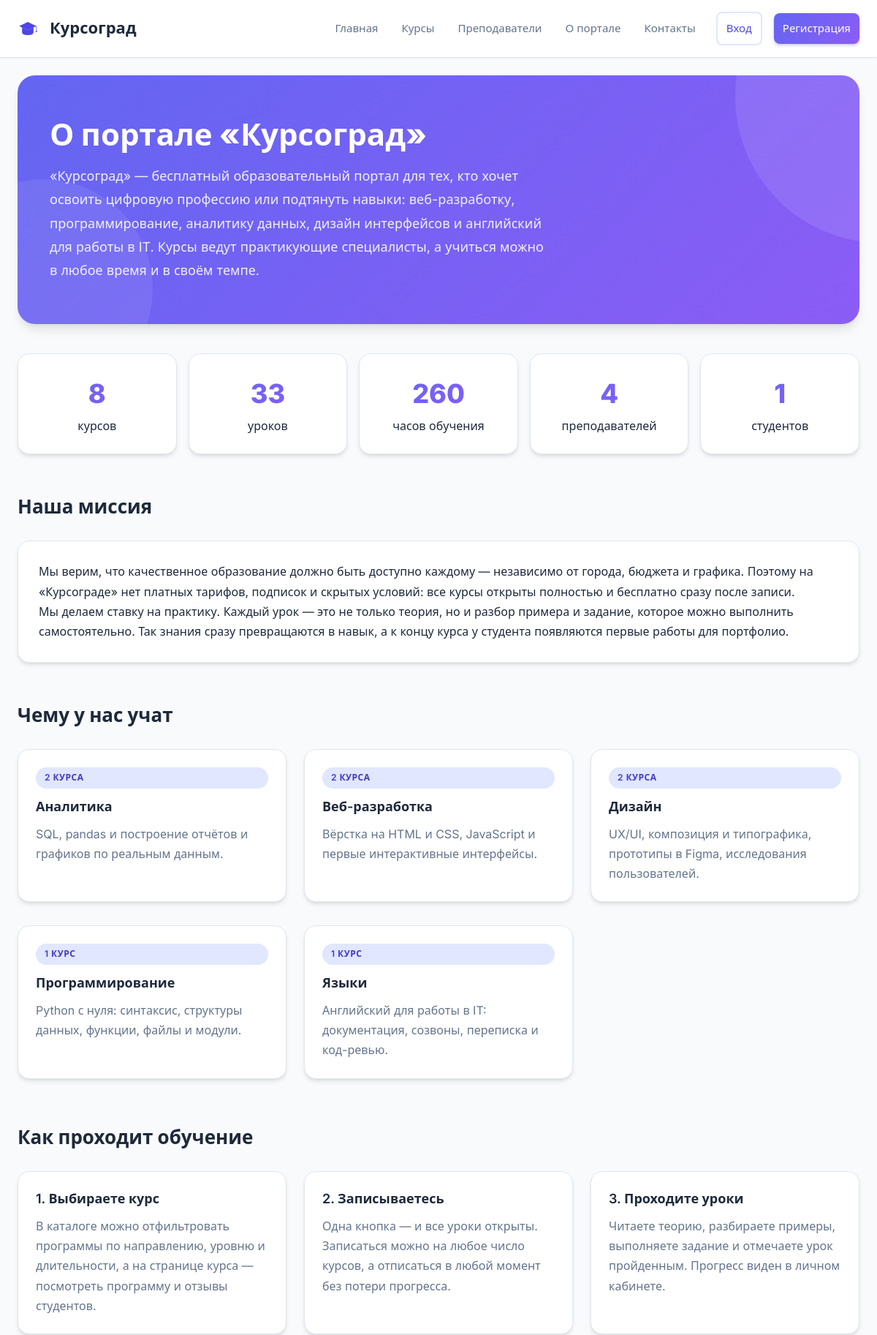
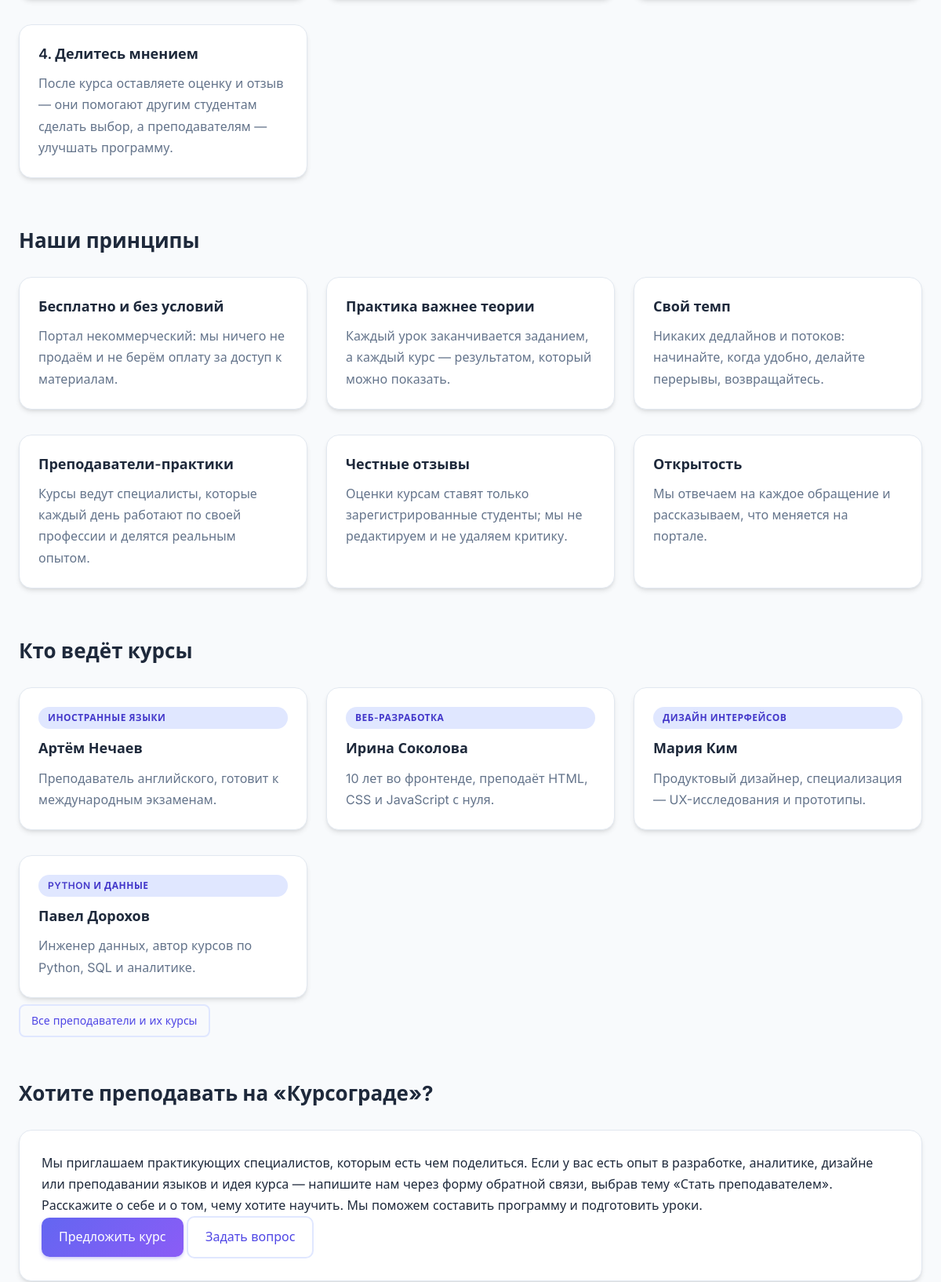
/about (upper part), run on the app's committed database (2 pictures, top to bottom).
### tables this page shows
CREATE TABLE teachers (
    id     INTEGER PRIMARY KEY AUTOINCREMENT,
    name   TEXT NOT NULL,
    role   TEXT NOT NULL,
    bio    TEXT DEFAULT ''
);

### app.py (the view)
@app.route("/about")
def about():
    db = get_db()
    stats = {
        "students": db.execute("SELECT COUNT(*) c FROM users").fetchone()["c"],
        "courses": db.execute("SELECT COUNT(*) c FROM courses").fetchone()["c"],
        "lessons": db.execute("SELECT COUNT(*) c FROM lessons").fetchone()["c"],
        "teachers": db.execute("SELECT COUNT(*) c FROM teachers").fetchone()["c"],
        "hours": db.execute("SELECT COALESCE(SUM(hours),0) c FROM courses").fetchone()["c"],
    }
    categories = db.execute(
        "SELECT category, COUNT(*) n FROM courses GROUP BY category ORDER BY category"
    ).fetchall()
    teachers = db.execute("SELECT * FROM teachers ORDER BY name").fetchall()
    return render_template("about.html", stats=stats, categories=categories,
                           teachers=teachers, notes=CATEGORY_NOTES)

### app.py (called while the page is built)
def get_db():
    if "db" not in g:
        os.makedirs(os.path.dirname(DB_PATH), exist_ok=True)
        g.db = sqlite3.connect(DB_PATH)
        g.db.row_factory = sqlite3.Row
        g.db.execute("PRAGMA foreign_keys = ON")
    return g.db

@app.context_processor
def inject_user():
    user = None
    uid = session.get("user_id")
    if uid:
        user = get_db().execute("SELECT * FROM users WHERE id=?", (uid,)).fetchone()
    return {"current_user": user, "year_now": datetime.now().year}

### templates/about.html (shortened to what this page needs)
{% extends "base.html" %}
{% block content %}
<section class="hero">
  <h1>О портале «Курсоград»</h1>
  <p>«Курсоград» — бесплатный образовательный портал для тех, кто хочет освоить
     цифровую профессию или подтянуть навыки: веб-разработку, программирование,
     аналитику данных, дизайн интерфейсов и английский для работы в IT.
     Курсы ведут практикующие специалисты, а учиться можно в любое время и в
     своём темпе.</p>
</section>
<div class="stats">
  <div class="stat"><b>{{ stats.courses }}</b>курсов</div>
  <div class="stat"><b>{{ stats.lessons }}</b>уроков</div>
  <div class="stat"><b>{{ stats.hours }}</b>часов обучения</div>
  <div class="stat"><b>{{ stats.teachers }}</b>преподавателей</div>
  <div class="stat"><b>{{ stats.students }}</b>студентов</div>
</div>
<h2>Наша миссия</h2>
<div class="panel">
  <p>Мы верим, что качественное образование должно быть доступно каждому —
     независимо от города, бюджета и графика. Поэтому на «Курсограде» нет платных
     тарифов, подписок и скрытых условий: все курсы открыты полностью и
     бесплатно сразу после записи.</p>
  <p>Мы делаем ставку на практику. Каждый урок — это не только теория, но и
     разбор примера и задание, которое можно выполнить самостоятельно.
     Так знания сразу превращаются в навык, а к концу курса у студента
     появляются первые работы для портфолио.</p>
</div>
<h2>Чему у нас учат</h2>
<div class="grid">
  {% for c in categories %}
    <div class="card">
      <span class="tag">{{ c.n }} {{ 'курс' if c.n == 1 else ('курса' if c.n < 5 else 'курсов') }}</span>
      <h3><a href="{{ url_for('courses', category=c.category) }}">{{ c.category }}</a></h3>
      <p class="muted">{{ notes.get(c.category, '') }}</p>
    </div>
  {% endfor %}
</div>
<h2>Как проходит обучение</h2>
<div class="grid">
  <div class="card"><h3>1. Выбираете курс</h3>
    <p class="muted">В каталоге можно отфильтровать программы по направлению,
       уровню и длительности, а на странице курса — посмотреть программу и
       отзывы студентов.</p></div>
  <div class="card"><h3>2. Записываетесь</h3>
    <p class="muted">Одна кнопка — и все уроки открыты. Записаться можно
       на любое число курсов, а отписаться в любой момент без потери прогресса.</p></div>
  <div class="card"><h3>3. Проходите уроки</h3>
    <p class="muted">Читаете теорию, разбираете примеры, выполняете задание
       и отмечаете урок пройденным. Прогресс виден в личном кабинете.</p></div>
  <div class="card"><h3>4. Делитесь мнением</h3>
    <p class="muted">После курса оставляете оценку и отзыв — они помогают другим
       студентам сделать выбор, а преподавателям — улучшать программу.</p></div>
</div>
<h2>Наши принципы</h2>
<div class="grid">
  <div class="card"><h3>Бесплатно и без условий</h3>
    <p class="muted">Портал некоммерческий: мы ничего не продаём и не берём
       оплату за доступ к материалам.</p></div>
  <div class="card"><h3>Практика важнее теории</h3>
    <p class="muted">Каждый урок заканчивается заданием, а каждый курс —
       результатом, который можно показать.</p></div>
  <div class="card"><h3>Свой темп</h3>
    <p class="muted">Никаких дедлайнов и потоков: начинайте, когда удобно,
       делайте перерывы, возвращайтесь.</p></div>
  <div class="card"><h3>Преподаватели-практики</h3>
    <p class="muted">Курсы ведут специалисты, которые каждый день работают
       по своей профессии и делятся реальным опытом.</p></div>
  <div class="card"><h3>Честные отзывы</h3>
    <p class="muted">Оценки курсам ставят только зарегистрированные студенты;
       мы не редактируем и не удаляем критику.</p></div>
  <div class="card"><h3>Открытость</h3>
    <p class="muted">Мы отвечаем на каждое обращение и рассказываем, что
       меняется на портале.</p></div>
</div>
<h2>Кто ведёт курсы</h2>
<div class="grid">
  {% for t in teachers %}
    <div class="card">
      <span class="tag">{{ t.role }}</span>
      <h3>{{ t.name }}</h3>
      <p class="muted">{{ t.bio }}</p>
    </div>
  {% endfor %}
</div>
<p><a class="btn btn-ghost btn-sm" href="{{ url_for('teachers') }}">Все преподаватели и их курсы</a></p>
<h2>Хотите преподавать на «Курсограде»?</h2>
<div class="panel">
  <p>Мы приглашаем практикующих специалистов, которым есть чем поделиться.
     Если у вас есть опыт в разработке, аналитике, дизайне или преподавании
     языков и идея курса — напишите нам через форму обратной связи, выбрав тему
     «Стать преподавателем». Расскажите о себе и о том, чему хотите научить.
     Мы поможем составить программу и подготовить уроки.</p>
  <p><a class="btn" href="{{ url_for('contacts', topic='Стать преподавателем') }}">Предложить курс</a>
     <a class="btn btn-ghost" href="{{ url_for('contacts') }}">Задать вопрос</a></p>
</div>
{% endblock %}

### static/style.css (style rules this page uses)
:root { --bg:#f8fafc; --card:#ffffff; --ink:#1e293b; --muted:#64748b; --accent:#4f46e5; --accent-dark:#4338ca; --accent-soft:#e0e7ff; --accent-gradient:linear-gradient(135deg,#6366f1 0%,#8b5cf6 100%); --ok:#10b981; --warning:#f59e0b; --error:#ef4444; --line:#e2e8f0; --shadow:0 4px 6px -1px rgba(0,0,0,0.1),0 2px 4px -1px rgba(0,0,0,0.06); --shadow-lg:0 10px 15px -3px rgba(0,0,0,0.1),0 4px 6px -2px rgba(0,0,0,0.05); --radius:16px; --radius-sm:10px; --radius-lg:24px; }
* { box-sizing:border-box;margin:0;padding:0 }
body { background:var(--bg);color:var(--ink); font:16px/1.7 "Inter","Segoe UI",Roboto,Helvetica,Arial,sans-serif; -webkit-font-smoothing:antialiased;-moz-osx-font-smoothing:grayscale }
a { color:var(--accent);text-decoration:none;transition:color 0.2s ease }
.btn { display:inline-flex;align-items:center;justify-content:center;gap:8px; background:var(--accent-gradient);color:#fff!important; padding:11px 22px;border-radius:10px;border:0;cursor:pointer; font:600 15px inherit;transition:all 0.2s ease;box-shadow:0 2px 4px rgba(79,70,229,0.3) }
.btn-ghost { background:transparent;color:var(--accent)!important; border:2px solid var(--accent-soft);box-shadow:none }
.btn-sm { padding:7px 14px;font-size:14px;border-radius:8px }
h1 { margin:0 0 20px;font-size:36px;font-weight:800;line-height:1.2;color:var(--ink) }
h2 { font-size:26px;font-weight:700;margin:50px 0 24px;color:var(--ink) }
h3 { font-size:19px;font-weight:600;margin:0 }
.muted { color:var(--muted) }
.hero { background:var(--accent-gradient);border-radius:var(--radius-lg); padding:56px 44px;margin-bottom:40px;position:relative;overflow:hidden; box-shadow:var(--shadow-lg) }
.hero::before { content:"";position:absolute;top:-50%;right:-20%;width:400px;height:400px; background:rgba(255,255,255,0.1);border-radius:50% }
.hero::after { content:"";position:absolute;bottom:-30%;left:-10%;width:300px;height:300px; background:rgba(255,255,255,0.08);border-radius:50% }
.hero h1 { color:#fff;margin-bottom:16px;font-size:42px }
.hero p { max-width:680px;color:rgba(255,255,255,0.9);font-size:18px;line-height:1.8 }
.stats { display:grid;grid-template-columns:repeat(auto-fit,minmax(160px,1fr)); gap:16px;margin:40px 0 }
.stat { background:var(--card);border:1px solid var(--line); border-radius:var(--radius);padding:24px;text-align:center; transition:all 0.3s ease;box-shadow:var(--shadow) }
.stat b { display:block;font-size:36px;font-weight:800; background:var(--accent-gradient);-webkit-background-clip:text; -webkit-text-fill-color:transparent;background-clip:text }
.grid { display:grid;grid-template-columns:repeat(auto-fill,minmax(300px,1fr));gap:24px;margin-top:16px }
.card { background:var(--card);border:1px solid var(--line);border-radius:var(--radius); padding:24px;display:flex;flex-direction:column;gap:12px; transition:all 0.3s ease;box-shadow:var(--shadow);position:relative;overflow:hidden;margin-bottom:8px }
.card::before { content:"";position:absolute;top:0;left:0;right:0;height:4px; background:var(--accent-gradient);opacity:0;transition:opacity 0.3s ease }
.card h3 { margin:0;font-size:18px;line-height:1.4 }
.card h3 a { color:var(--ink) }
.tag { display:inline-flex;align-items:center;gap:4px; background:var(--accent-soft);color:var(--accent-dark); border-radius:999px;padding:4px 12px;font-size:12px;font-weight:600; text-transform:uppercase;letter-spacing:0.5px }
.panel { background:#fff;border:1px solid var(--line);border-radius:var(--radius); padding:28px;box-shadow:var(--shadow);transition:all 0.3s ease;margin-bottom:24px }
.hero,.stats,.card,.panel,.grid { animation:fadeInUp 0.5s ease forwards;opacity:0 }
.card:nth-child(1) { animation-delay:0.05s }
.card:nth-child(2) { animation-delay:0.1s }
.card:nth-child(3) { animation-delay:0.15s }
.card:nth-child(4) { animation-delay:0.2s }
.card:nth-child(5) { animation-delay:0.25s }
.card:nth-child(6) { animation-delay:0.3s }
.grid .card { opacity:0 }

### data on the page
teachers: role "ИНОСТРАННЫЕ ЯЗЫКИ", name "Артём Нечаев", bio "Преподаватель английского, готовит к международным экзаменам."
teachers: role "ВЕБ-РАЗРАБОТКА", name "Ирина Соколова", bio "10 лет во фронтенде, преподаёт HTML, CSS и JavaScript с нуля."
teachers: role "ДИЗАЙН ИНТЕРФЕЙСОВ", name "Мария Ким", bio "Продуктовый дизайнер, специализация — UX-исследования и прототипы."
teachers: role "PYTHON И ДАННЫЕ", name "Павел Дорохов", bio "Инженер данных, автор курсов по Python, SQL и аналитике."

### other printed values
{{ stats.courses }} "8"
{{ stats.lessons }} "33"
{{ stats.hours }} "260"
{{ stats.teachers }} "4"
{{ stats.students }} "1"
{{ c.n }} "2" "2" "2" "1" "1"
{{ 'курс' if c.n == 1 else ('курса' if c.n < 5 else 'курсов') }} "КУРСА" "КУРСА" "КУРСА" "КУРС" "КУРС"
{{ c.category }} "Аналитика" "Веб-разработка" "Дизайн" "Программирование" "Языки"
{{ notes.get(c.category, '') }} "SQL, pandas и построение отчётов и графиков по реальным данным." "Вёрстка на HTML и CSS, JavaScript и первые интерактивные интерфейсы." "UX/UI, композиция и типографика, прототипы в Figma, исследования пользователей." "Python с нуля: синтаксис, структуры данных, функции, файлы и модули." "Английский для работы в IT: документация, созвоны, переписка и код-ревью."
